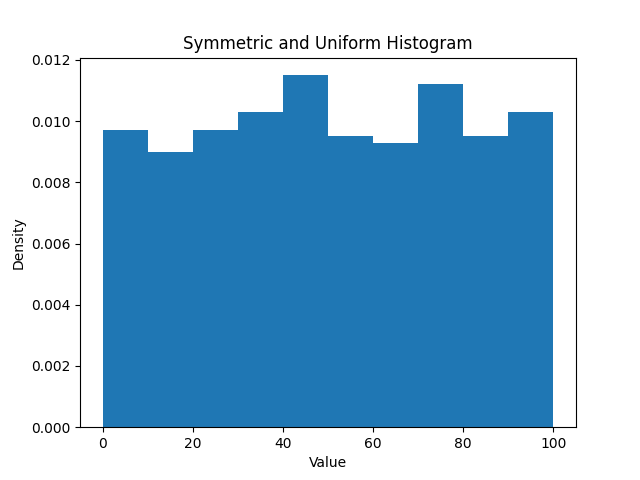

This figure's Python source:
import numpy as np
import matplotlib.pyplot as plt

# Generate data
data = np.random.uniform(0, 100, 1000)

# Create a histogram
plt.hist(data, bins=10, range=(0, 100), density=True)

# Add labels and title
plt.xlabel("Value")
plt.ylabel("Density")
plt.title("Symmetric and Uniform Histogram")

# Save the histogram to a PNG file
plt.savefig("histogram.png")
